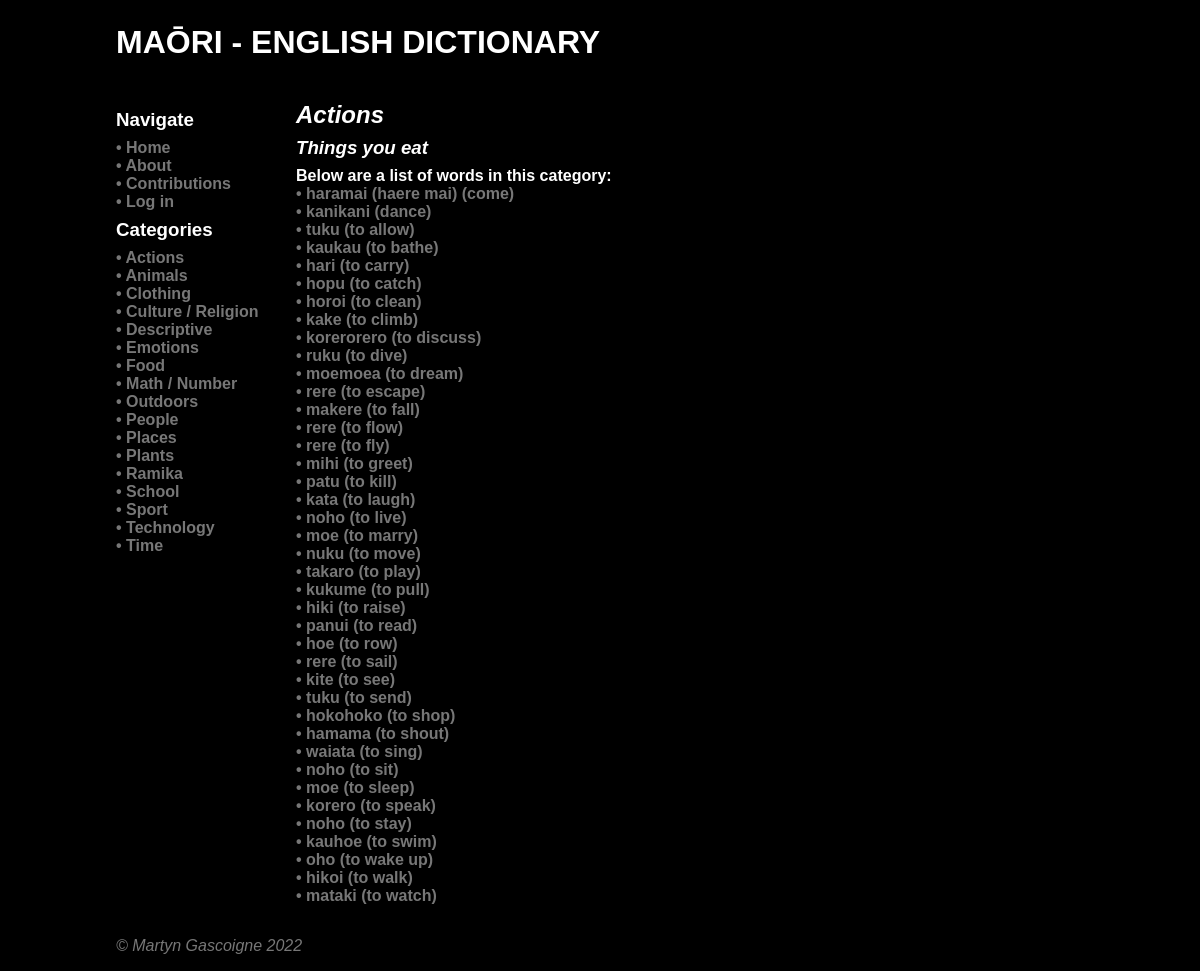
The page /category/1 on the database as committed earlier.
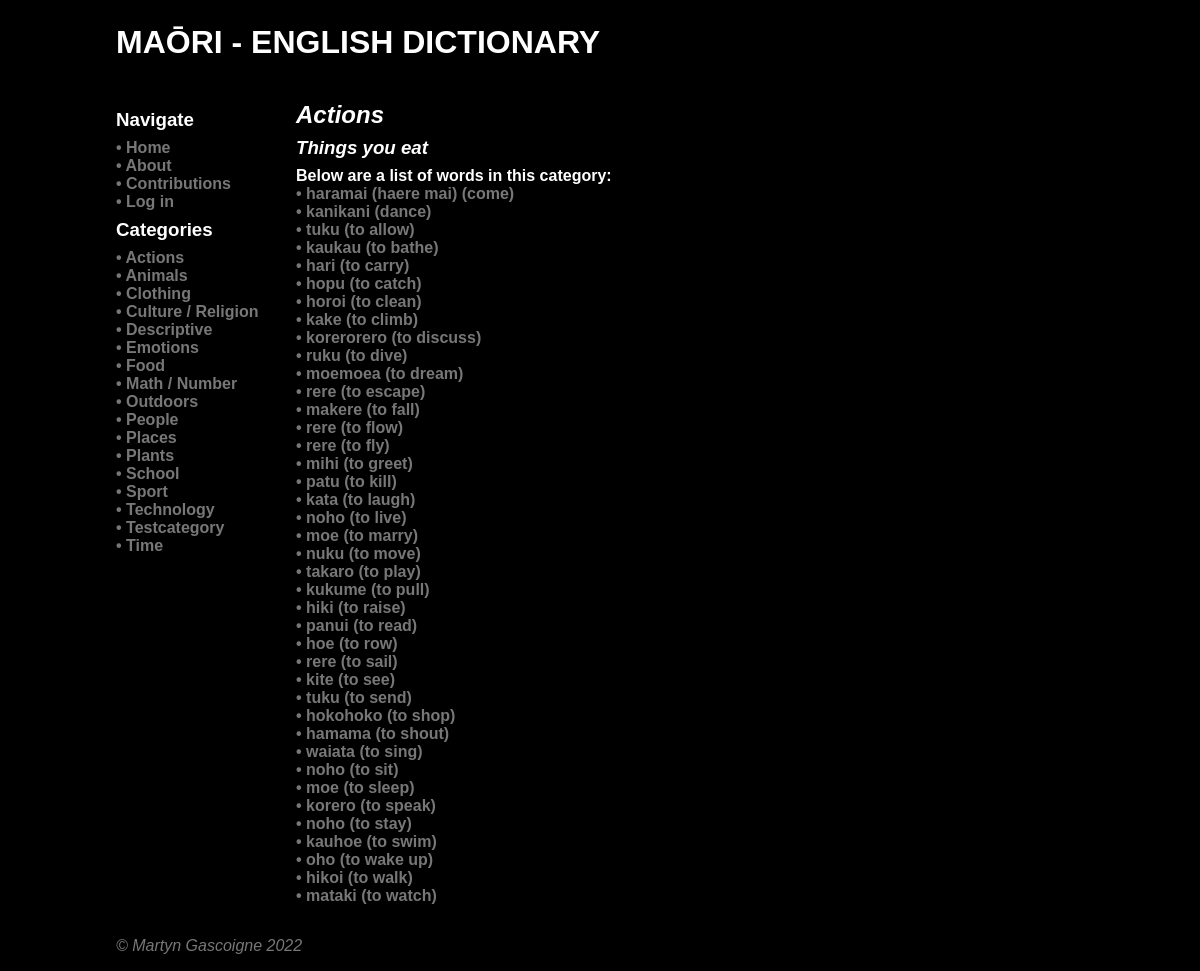
The same page on the database as committed later.
### tables this page shows
CREATE TABLE category
(
    id          integer
        constraint category_pk
            primary key autoincrement,
    name        varchar(80),
    description varchar(600),
    timestamp   datetime
, user_created boolean);

CREATE TABLE "word"
(
	id integer
		constraint word_pk
			primary key autoincrement,
	name varchar(80),
	description varchar(600),
	author integer
		constraint word_user_id_fk
			references user,
	timestamp datetime,
	maori varchar(128),
	image varchar,
	level integer
);

### app.py (the view)
@app.route('/category/<cat>')
def render_category_page(cat):
    con = create_connection(DB_NAME)
    query = """SELECT id, name, description, timestamp, user_created FROM category WHERE id = ?"""
    cur = con.cursor()
    cur.execute(query, (cat,))
    category_data = cur.fetchall()
    print(category_data)
    if not category_data:
        return redirect('/?error=No+such+category')
    query = """SELECT word_id FROM word_tag WHERE category_id = ?"""
    cur = con.cursor()
    cur.execute(query, (cat,))
    found_words = cur.fetchall()
    words_data = []
    for w in found_words:
        cur = con.cursor()
        cur.execute("""SELECT id, name, maori, description, author, timestamp FROM word WHERE id = ?""", w)
        words_data.append(cur.fetchall())
    print(words_data)
    con.close()
    return render_template('category.html', word_list=words_data, passed_cat=category_data,
                           category_list=find_categories(), from_category=cat, logged_in=is_logged_in(),
                           user_account=my_account(), teacher=is_teacher())

### app.py (called while the page is built)
def create_connection(db_file):
    try:
        connection = sqlite3.connect(db_file)
        connection.execute('pragma foreign_keys=ON')
        return connection
    except Error as e:
        print(e)
    return None

def find_categories():
    con = create_connection(DB_NAME)
    query = "SELECT id, name, description FROM category ORDER BY name"
    cur = con.cursor()
    cur.execute(query)
    found_categories = cur.fetchall()
    con.close()
    return found_categories

def my_account():
    if session.get('userid') is None:
        return False
    else:
        return session.get('userid')

def is_logged_in():
    if session.get('email') is None:
        print('Not logged in')
        return False
    else:
        print('Logged in')
        return True

def is_teacher():
    if not is_logged_in() or (session.get('teacher') is None or 0):
        print('Not teacher')
        return False
    else:
        print('Is teacher')
        return True

### templates/category.html (shortened to what this page needs)
{% extends 'base.html' %}
{% block heading %}Maōri - English Dictionary{% endblock %}
{% block main %}
    <div class="category-description">
        <h2>{{ passed_cat[0][1] }}
        <h3>{{ passed_cat[0][2] }}</h3>
        {% if word_list|length > 0 %}
            <h4>Below are a list of words in this category: </h4>
        {% endif %}
    </div>
    {% for word in word_list %}
        <div class="category-box">
            <h4><a href="/word/{{ word[0][0] }}">• {{ word[0][2] }} ({{ word[0][1] }})</a></h4>
        </div>
    {% endfor %}
{% endblock %}

### templates/base.html (shortened to what this page needs)
<!doctype html>
<html lang="en">
<head>
    <link href="{{ url_for('static', filename='css/style.css') }}" rel="stylesheet">
</head>
<body>
<div id="container">
    <header>
        <h1>
            {% block heading %}{% endblock %}
        </h1>
    </header>
    <nav>
        <div class="category-box">
            <h3>Navigate</h3>
            <h4><a href="\">• Home</a></h4>
            <h4><a href="\about">• About</a></h4>
            <h4><a href="\contributions">• Contributions</a></h4>
            {% if not logged_in %}<h4><a href="\login">• Log in</a></h4>
            {% else %}
                <h4><a href="\account\{{ user_account }}">• Account</a></h4>
                <h4><a href="\logout">• Log out</a></h4>
            {% endif %}
            <h3>Categories
            </h3>
        </div>
        {% for category in category_list %}
            <div class="category-box">
                <h4><a href="/category/{{ category[0] }}">• {{ category[1] }}</a></h4>
            </div>
        {% endfor %}
    </nav>
    <main>
        {% block main %}{% endblock %}
    </main>
    <footer class="footer">
        <a href="https://github.com/Galvin-X/Translator" target="_blank">&copy; Martyn Gascoigne 2022</a>
    </footer>
</div>
</body>
</html>

Rows that differ between the two databases and show on the page:
removed category: name "Ramika"
added category: name "Testcategory"
